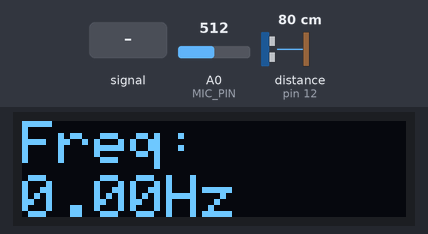
A sketch run on a simulated Arduino Uno, built with avr-gcc and run on an emulated ATmega328P. Shown: 128×32 one-colour display. Inputs (shaded band) come from the test bench; at power-on: distance to the obstacle (sensor on pin 12) 80 cm, A0 (MIC_PIN) = 512. The echo pulse lasts 58.3 µs per cm.

Above: at 6.1 s.
6.2 s: A0 (MIC_PIN) fed a 200 Hz sine of ±81 counts around its level
At 7.8 s:
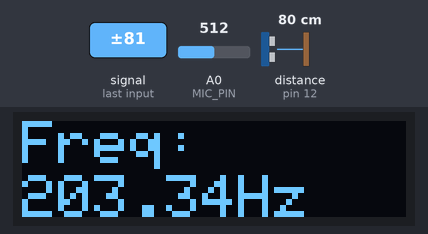
11.6 s: distance to the obstacle (sensor on pin 12) set to 2 cm
At 12.3 s:
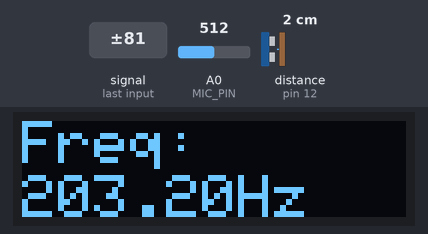
14.7 s: A0 (MIC_PIN) fed a 1000 Hz sine of ±255 counts around its level
At 16.8 s:
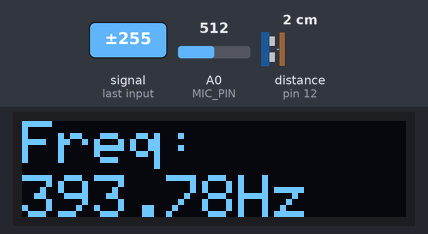
18.5 s: A0 (MIC_PIN) set to 716
At 20.9 s:
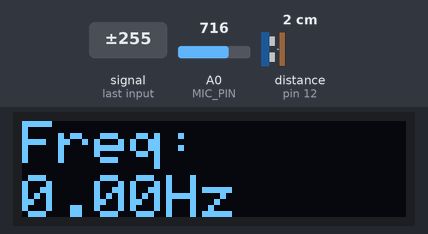
Timing chart, 0 to 22.1 s (numbered marks = the images above; inputs shaded):
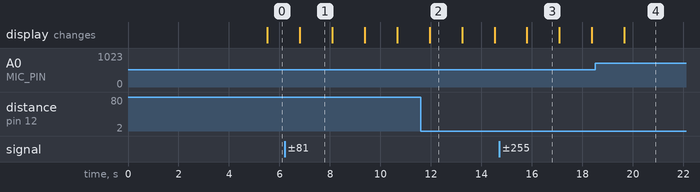

Measured:
- after the input at 6.2 s, the display: changes after 0.60 s (image 1)
- what the display in image 1 shows lasts 1.3 s, from 6.8 s to 8.1 s

The sketch:

DrumTuner.ino
```cpp
#include <arduinoFFT.h>
#include <Adafruit_SSD1306.h>
#include <Wire.h>
#include <NewPing.h>

 #define SAMPLES 128
 #define SAMPLING_FREQUENCY 1400   //Ts = Based on Nyquist, must be 2 times the highest expected frequency.
 #define SCREEN_WIDTH 128          // OLED display width
 #define SCREEN_HEIGHT 32          // OLED display height
 #define OLED_RESET -1             // OLED reset pin
 #define MIC_PIN 0                // Microphone
 #define TRIGGER_PIN 11           // IR
 #define ECHO_PIN 12              // IR
 #define MAX_DISTANCE 12

 unsigned int samplingPeriod;
 unsigned long microSeconds;
 float vReal[SAMPLES]; //create vector of size SAMPLES to hold real values
 float vImag[SAMPLES]; //create vector of size SAMPLES to hold imaginary values
 NewPing sonar(TRIGGER_PIN, ECHO_PIN, MAX_DISTANCE);
 ArduinoFFT<float> FFT(vReal, vImag, SAMPLES, SAMPLING_FREQUENCY);
 Adafruit_SSD1306 display(SCREEN_WIDTH, SCREEN_HEIGHT, &Wire, OLED_RESET);

void displayOled(float frequency) {
  display.clearDisplay();        // Clear the buffer
  display.setTextSize(2);        // Set text size
  display.setTextColor(SSD1306_WHITE);  // Set text color
  display.setCursor(0, 0);       // Set cursor position
  display.print("Freq:");       // Print a label
  display.setCursor(0, 18);      // Move cursor for value
  display.print(frequency,2);   // Print the float value with 2 decimal places
  display.print("Hz");
  display.display();         // Render the display
}

void clearOled(){
  display.clearDisplay();        // Clear the buffer
  display.display();         // Render the display
}

void closerOled(){//unused
  display.clearDisplay();        // Clear the buffer
  display.setTextSize(2);        // Set text size
  display.setTextColor(SSD1306_WHITE);  // Set text color
  display.setCursor(0, 0);       // Set cursor position
  display.print("Lemme get");       // Print a label
  display.setCursor(0, 18);       // Set cursor position
  display.print("closer..");       // Print a label
  display.display();         // Render the display
}

void helloOled(){
  display.clearDisplay();        // Clear the buffer
  display.setTextSize(1);        // Set text size
  display.setTextColor(SSD1306_WHITE);  // Set text color
  display.setCursor(20, 3);       // Set cursor position
  display.print("Acordor de tobe");       // Print a label
  display.setCursor(12, 12);       // Set cursor position
  display.print("Stoica Paul-Isaac");       // Print a label
  display.setCursor(22, 21);       // Set cursor position
  display.print("versiunea 0.7");       // Print a label
  display.display();         // Render the display
}

void automaticSaver(float value, int count){
      if (count > 10 ){
      clearOled();
    }else{
      displayOled(value);
    }
}
void setup()
{
    Serial.begin(115200); //Baud rate for the Serial Monitor
    samplingPeriod = round(1000000*(1.0/SAMPLING_FREQUENCY)); //Period in microseconds
  // Initialize the OLED display
  if (!display.begin(SSD1306_SWITCHCAPVCC, 0x3C)) {
    Serial.println("OLED initialization failed!");
    while (true);  // Halt execution if OLED initialization fails
  } else{
    helloOled();
  }
}
int secondsWaiting=0;
float lastMeasure=0;
int firstOpened=0;
int i=0;
void loop()
{
    unsigned int distance = sonar.ping_cm();
    /*Sample SAMPLES times*/
    for(int i=0; i<SAMPLES; i++){
        microSeconds = micros();    //Returns the number of microseconds since the Arduino board began running the current script.
        vReal[i] = analogRead(MIC_PIN); //Reads the value from analog pin 0 (A0), quantize it and save it as a real term.
        vImag[i] = 0; //Makes imaginary term 0 always

        while(micros() < (microSeconds + samplingPeriod))
        {
          //do nothing
        }
    }
    //Perform FFT on samples
    FFT.windowing(vReal, SAMPLES, FFT_WIN_TYP_HAMMING, FFT_FORWARD);
    FFT.compute(vReal, vImag, SAMPLES, FFT_FORWARD);
    FFT.complexToMagnitude(vReal, vImag, SAMPLES);
    //Find peak frequency and print peak
    float peak = FFT.majorPeak(vReal, SAMPLES, SAMPLING_FREQUENCY);
    while(i<10){
      helloOled();
      firstOpened=1;
      i++;
      delay(500);
    }
    if (firstOpened == 1){ //If the title screen ran
     if (distance < 5){
      lastMeasure=peak;
      secondsWaiting=0;
     }
     secondsWaiting+=1;
     automaticSaver(lastMeasure,secondsWaiting);
    }
  delay (1000);
}
```
